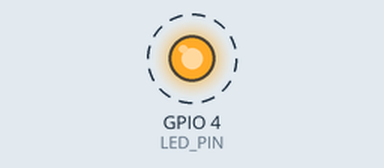
The sketch below on a simulated ESP32. Shown: output pins drawn as LEDs (lit = HIGH). Dashed ring = blinking.

Above: at 0.2 s.
Timing chart, 0 to 3.0 s (numbered marks = the images above):
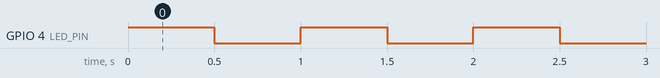

Measured:
- by itself, GPIO 4 (LED_PIN): alternates HIGH for 0.50 s and LOW for 0.50 s

The sketch:

Carregador_Solar.ino
```cpp
// (licence header left out)
#define LED_PIN 4

void setup() {
  pinMode(LED_PIN, OUTPUT);
}

void loop() {
  digitalWrite(LED_PIN, HIGH);
  delay(500);
  digitalWrite(LED_PIN, LOW);
  delay(500);
}
```
